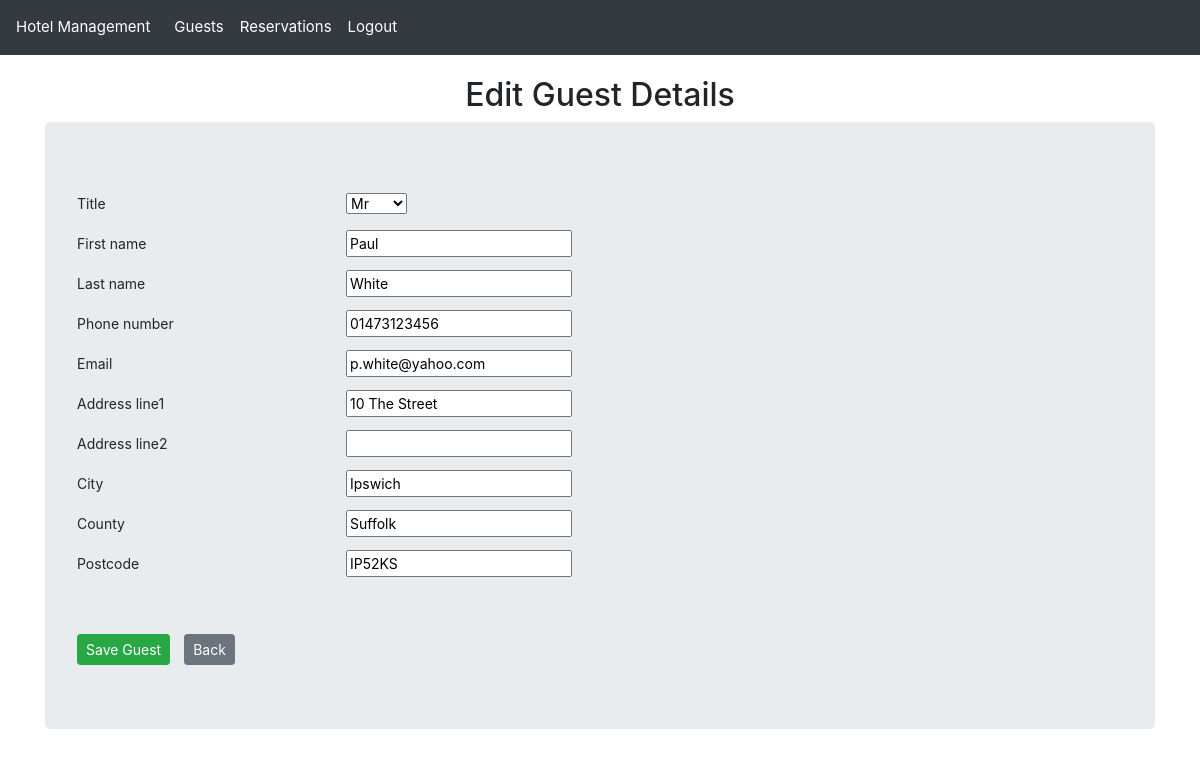
The page /guest/1/update/ (signed in) on the database its author committed.
### hotel_app/models.py (models this page shows, shortened)
class Guest(models.Model):
    guest_id = models.AutoField(primary_key=True)  # Unique identifier for each guest
    title = models.CharField(max_length=10)  # Guest's title (Mr., Mrs., Ms., etc.)
    first_name = models.CharField(max_length=50)  # Guest's first name
    last_name = models.CharField(max_length=50)  # Guest's last name
    phone_number = models.CharField(max_length=11)  # Contact phone number
    email = models.EmailField(max_length=320)  # Contact email address
    address_line1 = models.CharField(max_length=80)  # Primary address line
    address_line2 = models.CharField(max_length=80, blank=True, null=True)  # Secondary address line (optional)
    city = models.CharField(max_length=80)  # City of residence
    county = models.CharField(max_length=80)  # County/state/region
    postcode = models.CharField(max_length=8)  # Postal/ZIP code
    @property
    def display_name(self):
        display_name = f"{self.title} {self.first_name[0]}. {self.last_name}"
        logger.info(f"Guest display_name property called: {display_name}")
        return display_name

### hotel_app/views.py (the view)
# urls.py: path('guest/<int:guest_id>/update/', views.guest_update_view, name="guest_update"),
@login_required
def guest_update_view(request, guest_id):
    logger.info(f"Guest update initiated for guest_id: {guest_id} by user: {request.user.username}")
    try:
        guest = Guest.objects.get(guest_id=guest_id)
        logger.info(f"Found guest to update: {guest.display_name}")
        if request.method == "POST":
            form = GuestForm(request.POST, instance=guest)
            if form.is_valid():
                updated_guest = form.save()
                logger.info(f"Successfully updated guest - ID: {updated_guest.guest_id}, Name: {updated_guest.display_name}")
                return redirect('guest_list')
            else:
                logger.warning(f"Guest update form validation failed for guest_id: {guest_id}")
                logger.info(f"Form errors: {form.errors}")
        else:
            form = GuestForm(instance=guest)
            logger.info(f"Displaying edit form for guest: {guest.display_name}")
        return render(request, 'guest_form.html', {
            'form': form,
            'title': 'Edit Guest Details'
        })
    except Guest.DoesNotExist:
        logger.error(f"Attempted to update non-existent guest with ID: {guest_id}")
        raise

### hotel_app/templatetags/custom_filters.py (called while the page is built)
@register.filter(name='is_in_group')
def is_in_group(user, group_name):
    return user.groups.filter(name=group_name).exists()

### hotel_app/templates/guest_form.html (shortened to what this page needs)
{% extends "base.html" %}
{% block content %}
<h2 class="text-center">{{ title }}</h2>
<form method="POST" class="jumbotron">
    {% for field in form  %}
        <div class="form-group row">
            <label for="{{ field.id_for_label }}" class="col-md-3 col-form-label text-left">{{ field.label }}</label>
            <div class="col-md-9">{{ field }}</div>
        </div>
    {% endfor %}
    <div class="button-group">
        <button class="btn btn-success btn-sm mt-5" type="submit">Save Guest</button>
        <button type="button" class="btn btn-secondary btn-sm mt-5" onclick="history.back()">Back</button>
    </div>
</form>
{% endblock %}

### static/css/styles.css (style rules this page uses)
body { padding-top: 56px; font-size: 14px; }
.form-group { display: flex; align-items: center; margin-bottom: 5px; }
.button-group a, button { margin-right: 10px; }

### rows shown on the page
Guest: form "Mr" "Paul" "White" "01473123456" "p.white@yahoo.com" "10 The Street" "Ipswich" "Suffolk" "IP52KS"

### other values the page prints
{{ title }} "Edit Guest Details"
{{ field.label }} "Title" "First name" "Last name" "Phone number" "Email" "Address line1" "Address line2" "City" "County" "Postcode"
